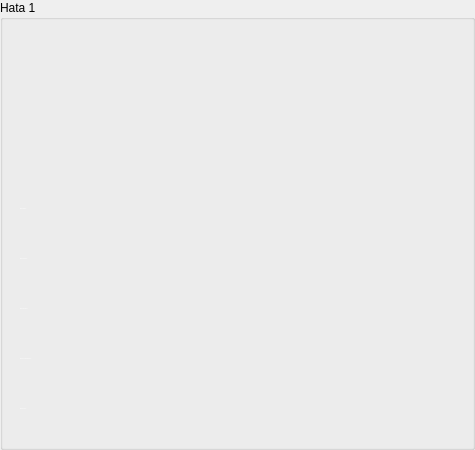
     <widget class="QGroupBox" name="groupBox">
      <property name="minimumSize">
       <size>
        <width>475</width>
        <height>450</height>
       </size>
      </property>
      <property name="title">
       <string>Hata 1</string>
      </property>
      <widget class="QLabel" name="text_Hata_Sinif_1">
       <property name="geometry">
        <rect>
         <x>300</x>
         <y>390</y>
         <width>161</width>
         <height>37</height>
        </rect>
       </property>
       <property name="text">
        <string/>
       </property>
      </widget>
      <widget class="QLabel" name="label_Hata_Alani_1">
       <property name="geometry">
        <rect>
         <x>20</x>
         <y>290</y>
         <width>261</width>
         <height>37</height>
        </rect>
       </property>
       <property name="font">
        <font>
         <pointsize>-1</pointsize>
        </font>
       </property>
       <property name="styleSheet">
        <string notr="true">color:white;</string>
       </property>
       <property name="text">
        <string>Hata Alanı(mm2) :</string>
       </property>
      </widget>
      <widget class="QLabel" name="text_Hata_Alan_1">
       <property name="geometry">
        <rect>
         <x>300</x>
         <y>290</y>
         <width>161</width>
         <height>37</height>
        </rect>
       </property>
       <property name="text">
        <string/>
       </property>
      </widget>
      <widget class="QLabel" name="label_Hata_Eni_1">
       <property name="geometry">
        <rect>
         <x>20</x>
         <y>190</y>
         <width>261</width>
         <height>37</height>
        </rect>
       </property>
       <property name="font">
        <font>
         <pointsize>-1</pointsize>
        </font>
       </property>
       <property name="styleSheet">
        <string notr="true">color:white;</string>
       </property>
       <property name="text">
        <string>Hata Eni(mm) :</string>
       </property>
      </widget>
      <widget class="QLabel" name="text_Hata_Eni_1">
       <property name="geometry">
        <rect>
         <x>300</x>
         <y>190</y>
         <width>161</width>
         <height>37</height>
        </rect>
       </property>
       <property name="text">
        <string/>
       </property>
      </widget>
      <widget class="QLabel" name="label_Hata_metre_1">
       <property name="geometry">
        <rect>
         <x>20</x>
         <y>340</y>
         <width>261</width>
         <height>37</height>
        </rect>
       </property>
       <property name="font">
        <font>
         <pointsize>-1</pointsize>
        </font>
       </property>
       <property name="styleSheet">
        <string notr="true">color:white;</string>
       </property>
       <property name="text">
        <string>Hatanın Geldiği Metre(m) :</string>
       </property>
      </widget>
      <widget class="QLabel" name="label_Hata_Sinifi_1">
       <property name="geometry">
        <rect>
         <x>20</x>
         <y>390</y>
         <width>261</width>
         <height>37</height>
        </rect>
       </property>
       <property name="font">
        <font>
         <pointsize>-1</pointsize>
        </font>
       </property>
       <property name="styleSheet">
        <string notr="true">color:white;</string>
       </property>
       <property name="text">
        <string>Hatanın Sınıfı :</string>
       </property>
      </widget>
      <widget class="QLabel" name="text_Hata_Boyu_1">
       <property name="geometry">
        <rect>
         <x>300</x>
         <y>240</y>
         <width>161</width>
         <height>37</height>
        </rect>
       </property>
       <property name="text">
        <string/>
       </property>
      </widget>
      <widget class="QLabel" name="Metre_Label_1">
       <property name="geometry">
        <rect>
         <x>300</x>
         <y>340</y>
         <width>161</width>
         <height>37</height>
        </rect>
       </property>
       <property name="text">
        <string/>
       </property>
      </widget>
      <widget class="QLabel" name="label_Hata_Boyu_1">
       <property name="geometry">
        <rect>
         <x>20</x>
         <y>240</y>
         <width>261</width>
         <height>37</height>
        </rect>
       </property>
       <property name="font">
        <font>
         <pointsize>-1</pointsize>
        </font>
       </property>
       <property name="styleSheet">
        <string notr="true">color:white;</string>
       </property>
       <property name="text">
        <string>Hata Boyu(mm) :</string>
       </property>
      </widget>
      <widget class="QLabel" name="label_Hata_Goster_1">
       <property name="geometry">
        <rect>
         <x>88</x>
         <y>20</y>
         <width>300</width>
         <height>150</height>
        </rect>
       </property>
       <property name="styleSheet">
        <string notr="true"/>
       </property>
       <property name="text">
        <string/>
       </property>
      </widget>
     </widget>
